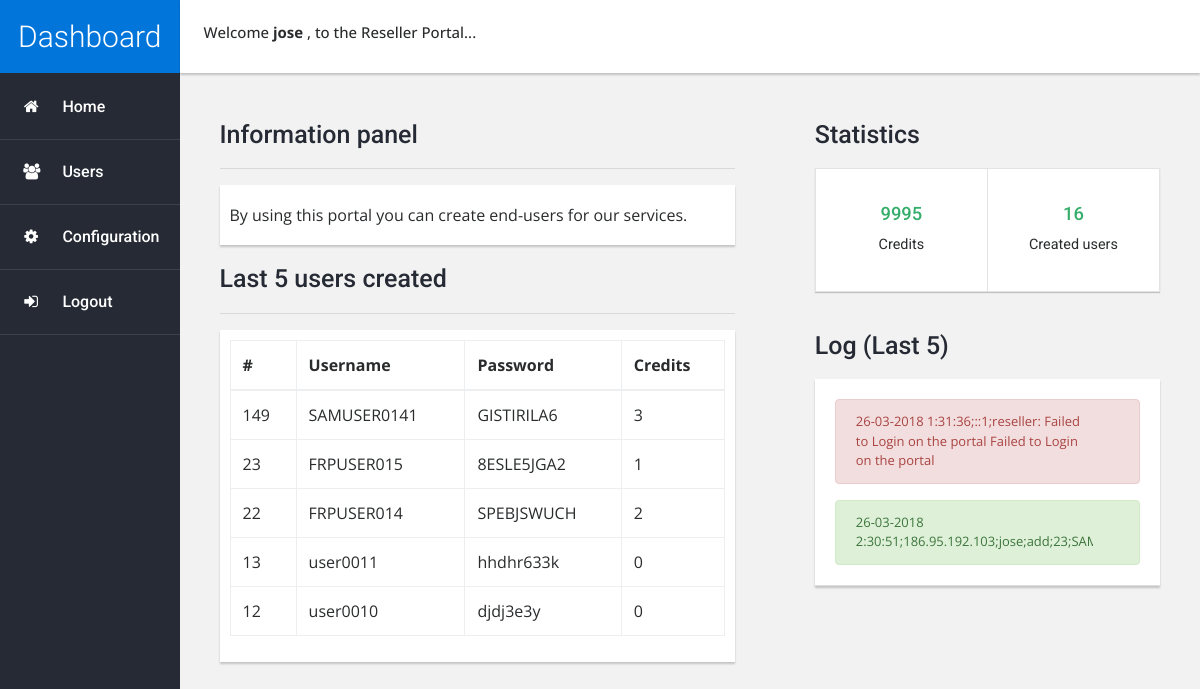
Page /public/dashboard.php (signed in) on the committed database.
### tables this page shows
CREATE TABLE `frpusers` (
  `id` int(10) NOT NULL AUTO_INCREMENT,
  `user` varchar(15) NOT NULL,
  `password` varchar(15) NOT NULL,
  `credits` int(10) NOT NULL,
  `reseller` varchar(15) NOT NULL,
  `lastuid` varchar(45) DEFAULT '0',
  PRIMARY KEY (`id`)
);

### user/read_one.php (called while the page is built, shortened)
<?php
include_once "../objects/dao/user_dao.php";
function get_last_users_added($reseller_name, $limit) {
    $database = new Database;
    $db       = $database->getConnection();
    $user = new UserDAO($db);
    $user->reseller_name = $reseller_name;
    $stmt = $user->last_users_added($limit);
    $num  = $stmt->rowCount();
    if ($num > 0) {
        $resultados = array();
        $i = 0;
        while ($row = $stmt->fetch(PDO::FETCH_ASSOC)) {
            $resultados[$i] = array(
                "user_id"       => $row["id"],
                "user_name"     => $row["user"],
                "user_pass"     => $row["password"],
                "user_credits"  => $row["credits"],
                "user_reseller" => $row["reseller"],
                "user_lastuid"  => $row["lastuid"]
            );
            $i++;
        }
        return json_encode($resultados);
    } else {
        return null;
    }
}

### objects/dao/user_dao.php (called while the page is built, shortened)
<?php
class UserDAO {
    private $connection;
    public $reseller_name;
    public function __construct($db) {
        $this->connection = $db;
    }
    function last_users_added($limit) {
        $query = "
            SELECT id, user, password, credits, reseller, lastuid
            FROM frpusers
            WHERE  reseller = :reseller
            ORDER BY id DESC LIMIT :limit;
        ";
        $stmt = $this->connection->prepare( $query );
        $stmt->bindParam(':reseller', $this->reseller_name, PDO::PARAM_STR);
        $stmt->bindParam(':limit', $limit, PDO::PARAM_INT);
        $stmt->execute();
        return $stmt;
    }
}

### public/dashboard.php (the view, shortened to what this page needs)
<?php
    include_once '../user/read_one.php';
    $last_users_added = json_decode(get_last_users_added($_SESSION["reseller_name"], 5));
?>
    <!DOCTYPE html>
    <html lang="es">
    <head>
        <link rel="stylesheet" href="assets/css/normalize-8.0.0.css">
        <link rel="stylesheet" href="assets/css/bootstrap.min.css"/>
        <link rel="stylesheet" href="assets/css/fontello.css" />
        <link rel="stylesheet" href="assets/css/styles2.css" />
    </head>
    <body>
        <div class="container-fluid">
            <div class="row">
                <div class="barra-lateral col-12 col-sm-auto">
                    <div class="logo">
                        <h2>Dashboard</h2>
                    </div>
                    <nav class="menu d-flex d-sm-block justify-content-center flex-wrap">
                        <a href="dashboard.php"> <i class="icon-home"></i><span>Home</span></a>
                        <a href="read_users.php"> <i class="icon-users"></i><span>Users</span></a>
                        <a href="#"> <i class="icon-cog"></i><span>Configuration</span></a>
                        <a href="../reseller/logout.php"> <i class="icon-login"></i><span>Logout</span></a>
                    </nav>
                </div>
                <main class="col">
                    <div class="row">
                        <div class="col-12 bienvenida mb-5 p-2">
                            <h3>Welcome
                                <span id="current user">
                                    <strong>
                                        <?php
                                            echo $_SESSION["reseller_name"];
                                        ?>
                                    </strong>
                                </span>, to the Reseller Portal...</h3>
                        </div>
                        <div class="columna col-lg-7">
                            <div class="widget nueva_entrada">
                                <h3 class="titulo">Information panel</h3>
                                <hr/>
                                <div class="information">
                                    <p>By using this portal you can create end-users for our services.</p>
                                </div>
                                <h4 class="titulo">Last 5 users created </h4>
                                <hr/>
                                <div class="tabla">
                                    <table class="table table-bordered">
                                        <thead>
                                            <tr>
                                                <th scope="col">#</th>
                                                <th scope="col">Username</th>
                                                <th scope="col">Password</th>
                                                <th scope="col">Credits</th>
                                            </tr>
                                        </thead>
                                        <tbody>
                                            <?php
                                                foreach ($last_users_added as $user) {
                                                    echo "
                                                        <tr>
                                                            <td scope='row'>$user->user_id</td>
                                                            <td>$user->user_name</td>
                                                            <td>$user->user_pass</td>
                                                            <td>$user->user_credits</td>
                                                        </tr>
                                                    ";
                                                }
                                            ?>
                                        </tbody>
                                    </table>
                                </div>
                            </div>
                        </div>
                        <div class="columna col-lg-5">
                            <div class="widget estadisticas">
                                <h4 class="titulo">Statistics</h4>
                                <div class="contenedor d-flex flex-wrap">
                                    <div class="caja">
                                        <h3>
                                            <?php
                                                echo $_SESSION['reseller_credits'];
                                            ?>
                                        </h3>
                                        <p>Credits</p>
                                    </div>
                                    <div class="caja">
                                        <h3>
                                            <?php
                                                echo $_SESSION['users_created'];
                                            ?>
                                        </h3>
                                        <p>Created users</p>
                                    </div>
                                </div>
                            </div>
                            <div class="widget comentarios">
                                <h4 class="titulo">Log (Last 5)</h4>
                                <div class="contenedor">
                                    <div class="comentario d-flex flex-wrap">
                                        <div class="texto alert alert-danger">
                                            <p class="texto-comentario">26-03-2018 1:31:36;::1;reseller: Failed to Login on the portal Failed to Login on the portal</p>
                                        </div>
                                        <div class="texto alert alert-success">
                                            <p class="texto-comentario">26-03-2018 2:30:51;186.95.192.103;jose;add;23;SAMUSER0143</p>
                                        </div>
                                    </div>
                                </div>
                            </div>
                        </div>
                    </div>
                </main>
            </div>
        </div>
    </body>
    </html>

### public/assets/css/styles2.css (style rules this page uses)
body { background-color: #f2f2f2; font-size: 16px; font-family: "Open Sans", sans-serif; }
p { padding: 0; margin: 0; }
.barra-lateral { background-color: #262a34; color: #fff; max-width: 300px; min-height: 100vh; padding: 0; }
.barra-lateral .logo { background-color: #0275db; margin-bottom: 2px; }
.barra-lateral .logo h2 { font-size: 30px; font-family: "Roboto", sans-serif; padding: 20px 0; text-align: center; font-weight: 300; margin: 0; }
.barra-lateral .menu a { display: block; padding: 20px; font-family: "Roboto", sans-serif; font-weight: 500; color: #fff; border-bottom: 1px solid rgba(255, 255, 255, 0.1); }
.barra-lateral .menu a i { margin-right: 20px; font-weight: normal; }
main .columna { padding-left: 40px; padding-right: 40px; }
main .titulo { color: #262a34; font-size: 25px; font-weight: 500; font-family: "Roboto", sans-serif; margin-bottom: 20px; }
main .widget { margin-bottom: 40px; }
.bienvenida { background-color: #fff; -webkit-box-shadow: 0px 2px 2px 0px rgba(0, 0, 0, 0.2); box-shadow: 0px 2px 2px 0px rgba(0, 0, 0, 0.2); }
.bienvenida h3 { font-size: 15px; padding: 16px; }
.widget .information, .widget .tabla { width: 100%; padding: 10px; margin-bottom: 20px; font-family: "Open Sans", sans-serif; background-color: #fff; -webkit-box-shadow: 0px 2px 2px 0px rgba(0, 0, 0, 0.2); box-shadow: 0px 2px 2px 0px rgba(0, 0, 0, 0.2); }
.information p { padding-top: 0.5em; padding-bottom: 0.5em; }
.contenedor { -webkit-box-shadow: 0 1px 1px 0 rgba(0, 0, 0, 0.2); box-shadow: 0 1px 1px 0 rgba(0, 0, 0, 0.2); }
.caja { background-color: #fff; border: 1px solid #e3e3e3; padding: 35px 15px; -webkit-box-flex: 1; -webkit-flex: 1; -ms-flex: 1; flex: 1; text-align: center; font-family: "Roboto", sans-serif; }
.caja:last-child { border-left: none; }
.caja h3 { margin-bottom: 10px; color: #35ae6b; font-size: 1.15rem; }
.caja p { color: a8a8a8; margin-bottom: 0; font-size: 0.9rem; }
.comentarios .contenedor { -webkit-box-shadow: 0 2px 2px 0 rgba(0, 0, 0, 0.2); box-shadow: 0 2px 2px 0 rgba(0, 0, 0, 0.2); }
.comentarios .comentario { background-color: #fff; padding: 20px; border-bottom: 1px solid #dfdfdf; }
.comentarios .comentario .texto { -webkit-box-flex: 1; -webkit-flex: 1; -ms-flex: 1; flex: 1; width: 100%; }
.comentarios .comentario .texto p { width: 90%; overflow: auto; }
.comentario .texto:last-child { margin-bottom: 0; }
.texto-comentario { font-size: 13px; font-family: "Open Sans", sans-serif; }

### rows in the picture
frpusers: id "149", user "SAMUSER0141", password "GISTIRILA6", credits "3"
frpusers: id "23", user "FRPUSER015", password "8ESLE5JGA2", credits "1"
frpusers: id "22", user "FRPUSER014", password "SPEBJSWUCH", credits "2"
frpusers: id "13", user "user0011", password "hhdhr633k", credits "0"
frpusers: id "12", user "user0010", password "djdj3e3y", credits "0"

### other values in the picture
$_SESSION["reseller_name"] "jose"
$_SESSION['reseller_credits'] "9995"
$_SESSION['users_created'] "16"
